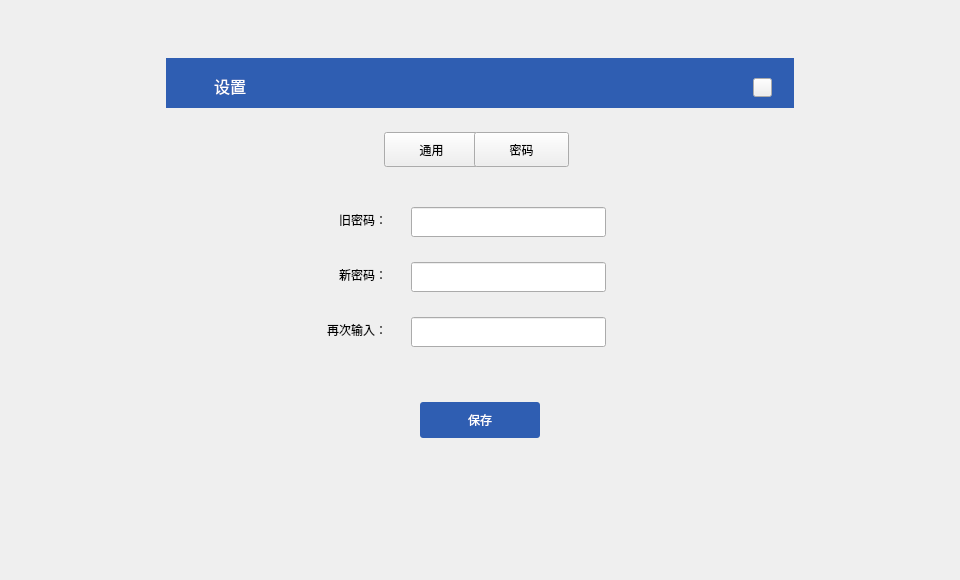
<?xml version="1.0" encoding="UTF-8"?>
<ui version="4.0">
 <class>SetDialog</class>
 <widget class="QDialog" name="SetDialog">
  <property name="geometry">
   <rect>
    <x>0</x>
    <y>0</y>
    <width>960</width>
    <height>580</height>
   </rect>
  </property>
  <property name="font">
   <font>
    <family>微软雅黑</family>
   </font>
  </property>
  <property name="windowTitle">
   <string>Dialog</string>
  </property>
  <property name="styleSheet">
   <string notr="true"/>
  </property>
  <widget class="QWidget" name="widget" native="true">
   <property name="geometry">
    <rect>
     <x>0</x>
     <y>0</y>
     <width>960</width>
     <height>580</height>
    </rect>
   </property>
   <widget class="QWidget" name="containerWidget" native="true">
    <property name="geometry">
     <rect>
      <x>166</x>
      <y>58</y>
      <width>628</width>
      <height>468</height>
     </rect>
    </property>
    <widget class="QLabel" name="label">
     <property name="geometry">
      <rect>
       <x>34</x>
       <y>17</y>
       <width>60</width>
       <height>21</height>
      </rect>
     </property>
     <property name="font">
      <font>
       <family>微软雅黑</family>
       <pointsize>12</pointsize>
       <weight>50</weight>
       <bold>false</bold>
      </font>
     </property>
     <property name="styleSheet">
      <string notr="true">color: rgb(255, 255, 255);</string>
     </property>
     <property name="text">
      <string>设置</string>
     </property>
     <property name="alignment">
      <set>Qt::AlignCenter</set>
     </property>
    </widget>
    <widget class="QToolButton" name="generalBtn">
     <property name="geometry">
      <rect>
       <x>218</x>
       <y>74</y>
       <width>95</width>
       <height>35</height>
      </rect>
     </property>
     <property name="font">
      <font>
       <family>微软雅黑</family>
       <weight>50</weight>
       <bold>false</bold>
      </font>
     </property>
     <property name="cursor">
      <cursorShape>PointingHandCursor</cursorShape>
     </property>
     <property name="styleSheet">
      <string notr="true"/>
     </property>
     <property name="text">
      <string>通用</string>
     </property>
    </widget>
    <widget class="QStackedWidget" name="stackedWidget">
     <property name="geometry">
      <rect>
       <x>0</x>
       <y>130</y>
       <width>628</width>
       <height>338</height>
      </rect>
     </property>
     <property name="currentIndex">
      <number>1</number>
     </property>
     <widget class="QWidget" name="page">
      <widget class="QToolButton" name="saveBtn">
       <property name="geometry">
        <rect>
         <x>254</x>
         <y>271</y>
         <width>120</width>
         <height>36</height>
        </rect>
       </property>
       <property name="font">
        <font>
         <family>微软雅黑</family>
        </font>
       </property>
       <property name="cursor">
        <cursorShape>PointingHandCursor</cursorShape>
       </property>
       <property name="focusPolicy">
        <enum>Qt::NoFocus</enum>
       </property>
       <property name="styleSheet">
        <string notr="true">QToolButton{background-color:rgb(47,94,178);color:#ffffff;border:none;border-radius:3px;}
QToolButton:hover{background-color:rgb(0, 26, 73);}
</string>
       </property>
       <property name="text">
        <string>保存</string>
       </property>
      </widget>
      <widget class="QLabel" name="label_2">
       <property name="geometry">
        <rect>
         <x>92</x>
         <y>19</y>
         <width>131</width>
         <height>31</height>
        </rect>
       </property>
       <property name="font">
        <font>
         <family>微软雅黑</family>
         <pointsize>9</pointsize>
        </font>
       </property>
       <property name="text">
        <string>钱包自动锁定时间</string>
       </property>
       <property name="alignment">
        <set>Qt::AlignRight|Qt::AlignTrailing|Qt::AlignVCenter</set>
       </property>
      </widget>
      <widget class="QComboBox" name="languageComboBox">
       <property name="geometry">
        <rect>
         <x>255</x>
         <y>108</y>
         <width>109</width>
         <height>22</height>
        </rect>
       </property>
       <property name="font">
        <font>
         <family>微软雅黑</family>
        </font>
       </property>
       <property name="focusPolicy">
        <enum>Qt::NoFocus</enum>
       </property>
       <property name="styleSheet">
        <string notr="true"/>
       </property>
       <item>
        <property name="text">
         <string>中文</string>
        </property>
       </item>
       <item>
        <property name="text">
         <string>English</string>
        </property>
       </item>
      </widget>
      <widget class="QCheckBox" name="nolockCheckBox">
       <property name="geometry">
        <rect>
         <x>420</x>
         <y>24</y>
         <width>101</width>
         <height>21</height>
        </rect>
       </property>
       <property name="font">
        <font>
         <family>微软雅黑</family>
         <pointsize>9</pointsize>
        </font>
       </property>
       <property name="cursor">
        <cursorShape>PointingHandCursor</cursorShape>
       </property>
       <property name="focusPolicy">
        <enum>Qt::NoFocus</enum>
       </property>
       <property name="text">
        <string>不锁定</string>
       </property>
      </widget>
      <widget class="QSpinBox" name="lockTimeSpinBox">
       <property name="geometry">
        <rect>
         <x>255</x>
         <y>19</y>
         <width>108</width>
         <height>30</height>
        </rect>
       </property>
       <property name="font">
        <font>
         <family>微软雅黑</family>
        </font>
       </property>
       <property name="focusPolicy">
        <enum>Qt::StrongFocus</enum>
       </property>
       <property name="styleSheet">
        <string notr="true">background-color: rgb(255, 255, 255);</string>
       </property>
       <property name="readOnly">
        <bool>false</bool>
       </property>
       <property name="minimum">
        <number>0</number>
       </property>
       <property name="maximum">
        <number>60</number>
       </property>
       <property name="value">
        <number>5</number>
       </property>
      </widget>
      <widget class="QLabel" name="label_6">
       <property name="geometry">
        <rect>
         <x>123</x>
         <y>109</y>
         <width>101</width>
         <height>20</height>
        </rect>
       </property>
       <property name="font">
        <font>
         <family>微软雅黑</family>
         <pointsize>9</pointsize>
        </font>
       </property>
       <property name="text">
        <string>界面语言</string>
       </property>
       <property name="alignment">
        <set>Qt::AlignRight|Qt::AlignTrailing|Qt::AlignVCenter</set>
       </property>
      </widget>
      <widget class="QLabel" name="label_3">
       <property name="geometry">
        <rect>
         <x>370</x>
         <y>26</y>
         <width>31</width>
         <height>16</height>
        </rect>
       </property>
       <property name="font">
        <font>
         <family>微软雅黑</family>
         <pointsize>10</pointsize>
        </font>
       </property>
       <property name="text">
        <string>min</string>
       </property>
      </widget>
      <widget class="QCheckBox" name="minimizeCheckBox">
       <property name="geometry">
        <rect>
         <x>255</x>
         <y>160</y>
         <width>171</width>
         <height>21</height>
        </rect>
       </property>
       <property name="font">
        <font>
         <family>微软雅黑</family>
         <pointsize>9</pointsize>
        </font>
       </property>
       <property name="cursor">
        <cursorShape>PointingHandCursor</cursorShape>
       </property>
       <property name="focusPolicy">
        <enum>Qt::NoFocus</enum>
       </property>
       <property name="text">
        <string>最小化托盘</string>
       </property>
      </widget>
      <widget class="QCheckBox" name="closeCheckBox">
       <property name="geometry">
        <rect>
         <x>255</x>
         <y>190</y>
         <width>211</width>
         <height>21</height>
        </rect>
       </property>
       <property name="font">
        <font>
         <family>微软雅黑</family>
         <pointsize>9</pointsize>
        </font>
       </property>
       <property name="cursor">
        <cursorShape>PointingHandCursor</cursorShape>
       </property>
       <property name="focusPolicy">
        <enum>Qt::NoFocus</enum>
       </property>
       <property name="text">
        <string>点击关闭按钮最小化</string>
       </property>
      </widget>
      <widget class="QCheckBox" name="resyncCheckBox">
       <property name="geometry">
        <rect>
         <x>255</x>
         <y>220</y>
         <width>211</width>
         <height>21</height>
        </rect>
       </property>
       <property name="font">
        <font>
         <family>微软雅黑</family>
         <pointsize>9</pointsize>
        </font>
       </property>
       <property name="cursor">
        <cursorShape>PointingHandCursor</cursorShape>
       </property>
       <property name="focusPolicy">
        <enum>Qt::NoFocus</enum>
       </property>
       <property name="text">
        <string>下次启动时以修复模式启动</string>
       </property>
      </widget>
      <widget class="QLabel" name="label_4">
       <property name="geometry">
        <rect>
         <x>92</x>
         <y>64</y>
         <width>131</width>
         <height>31</height>
        </rect>
       </property>
       <property name="font">
        <font>
         <family>微软雅黑</family>
         <pointsize>9</pointsize>
        </font>
       </property>
       <property name="text">
        <string>转账手续费</string>
       </property>
       <property name="alignment">
        <set>Qt::AlignRight|Qt::AlignTrailing|Qt::AlignVCenter</set>
       </property>
      </widget>
      <widget class="QLabel" name="unitLabel2">
       <property name="geometry">
        <rect>
         <x>463</x>
         <y>71</y>
         <width>150</width>
         <height>16</height>
        </rect>
       </property>
       <property name="font">
        <font>
         <family>微软雅黑</family>
        </font>
       </property>
       <property name="styleSheet">
        <string notr="true"/>
       </property>
       <property name="text">
        <string>CTC</string>
       </property>
      </widget>
      <widget class="QLineEdit" name="feeLineEdit">
       <property name="geometry">
        <rect>
         <x>255</x>
         <y>64</y>
         <width>200</width>
         <height>30</height>
        </rect>
       </property>
       <property name="cursor">
        <cursorShape>IBeamCursor</cursorShape>
       </property>
       <property name="contextMenuPolicy">
        <enum>Qt::DefaultContextMenu</enum>
       </property>
       <property name="text">
        <string>0.00001</string>
       </property>
       <property name="maxLength">
        <number>20</number>
       </property>
       <property name="readOnly">
        <bool>false</bool>
       </property>
      </widget>
     </widget>
     <widget class="QWidget" name="page_2">
      <widget class="QLineEdit" name="newPwdLineEdit">
       <property name="geometry">
        <rect>
         <x>245</x>
         <y>74</y>
         <width>195</width>
         <height>30</height>
        </rect>
       </property>
       <property name="font">
        <font>
         <family>微软雅黑</family>
        </font>
       </property>
       <property name="contextMenuPolicy">
        <enum>Qt::DefaultContextMenu</enum>
       </property>
       <property name="echoMode">
        <enum>QLineEdit::Password</enum>
       </property>
      </widget>
      <widget class="QLineEdit" name="confirmPwdLineEdit">
       <property name="geometry">
        <rect>
         <x>245</x>
         <y>129</y>
         <width>195</width>
         <height>30</height>
        </rect>
       </property>
       <property name="font">
        <font>
         <family>微软雅黑</family>
        </font>
       </property>
       <property name="contextMenuPolicy">
        <enum>Qt::DefaultContextMenu</enum>
       </property>
       <property name="echoMode">
        <enum>QLineEdit::Password</enum>
       </property>
      </widget>
      <widget class="QToolButton" name="confirmBtn">
       <property name="geometry">
        <rect>
         <x>254</x>
         <y>214</y>
         <width>120</width>
         <height>36</height>
        </rect>
       </property>
       <property name="font">
        <font/>
       </property>
       <property name="cursor">
        <cursorShape>PointingHandCursor</cursorShape>
       </property>
       <property name="focusPolicy">
        <enum>Qt::NoFocus</enum>
       </property>
       <property name="styleSheet">
        <string notr="true">QToolButton{background-color:rgb(47,94,178);color:#ffffff;border:none;border-radius:3px;}
QToolButton:hover{background-color:rgb(0, 26, 73);}
QToolButton:disabled{background-color:#cecece;}</string>
       </property>
       <property name="text">
        <string>保存</string>
       </property>
      </widget>
      <widget class="QLabel" name="label_7">
       <property name="geometry">
        <rect>
         <x>160</x>
         <y>134</y>
         <width>61</width>
         <height>16</height>
        </rect>
       </property>
       <property name="font">
        <font>
         <family>微软雅黑</family>
         <stylestrategy>PreferDefault</stylestrategy>
        </font>
       </property>
       <property name="text">
        <string>再次输入：</string>
       </property>
       <property name="alignment">
        <set>Qt::AlignRight|Qt::AlignTrailing|Qt::AlignVCenter</set>
       </property>
      </widget>
      <widget class="QLabel" name="tipLabel3">
       <property name="geometry">
        <rect>
         <x>450</x>
         <y>24</y>
         <width>151</width>
         <height>16</height>
        </rect>
       </property>
       <property name="styleSheet">
        <string notr="true">color: rgb(255, 0, 0);</string>
       </property>
       <property name="text">
        <string/>
       </property>
      </widget>
      <widget class="QLabel" name="label_8">
       <property name="geometry">
        <rect>
         <x>160</x>
         <y>24</y>
         <width>61</width>
         <height>16</height>
        </rect>
       </property>
       <property name="font">
        <font>
         <family>微软雅黑</family>
         <stylestrategy>PreferDefault</stylestrategy>
        </font>
       </property>
       <property name="text">
        <string>旧密码：</string>
       </property>
       <property name="alignment">
        <set>Qt::AlignRight|Qt::AlignTrailing|Qt::AlignVCenter</set>
       </property>
      </widget>
      <widget class="QLabel" name="tipLabel2">
       <property name="geometry">
        <rect>
         <x>450</x>
         <y>134</y>
         <width>151</width>
         <height>16</height>
        </rect>
       </property>
       <property name="styleSheet">
        <string notr="true">color: rgb(255, 0, 0);</string>
       </property>
       <property name="text">
        <string/>
       </property>
      </widget>
      <widget class="QLabel" name="label_9">
       <property name="geometry">
        <rect>
         <x>160</x>
         <y>79</y>
         <width>61</width>
         <height>16</height>
        </rect>
       </property>
       <property name="font">
        <font>
         <family>微软雅黑</family>
         <stylestrategy>PreferDefault</stylestrategy>
        </font>
       </property>
       <property name="text">
        <string>新密码：</string>
       </property>
       <property name="alignment">
        <set>Qt::AlignRight|Qt::AlignTrailing|Qt::AlignVCenter</set>
       </property>
      </widget>
      <widget class="QLabel" name="tipLabel">
       <property name="geometry">
        <rect>
         <x>450</x>
         <y>79</y>
         <width>151</width>
         <height>16</height>
        </rect>
       </property>
       <property name="styleSheet">
        <string notr="true">color: rgb(255, 0, 0);</string>
       </property>
       <property name="text">
        <string/>
       </property>
      </widget>
      <widget class="QLineEdit" name="oldPwdLineEdit">
       <property name="geometry">
        <rect>
         <x>245</x>
         <y>19</y>
         <width>195</width>
         <height>30</height>
        </rect>
       </property>
       <property name="font">
        <font>
         <family>微软雅黑</family>
        </font>
       </property>
       <property name="contextMenuPolicy">
        <enum>Qt::DefaultContextMenu</enum>
       </property>
       <property name="echoMode">
        <enum>QLineEdit::Password</enum>
       </property>
      </widget>
     </widget>
    </widget>
    <widget class="QToolButton" name="closeBtn">
     <property name="geometry">
      <rect>
       <x>587</x>
       <y>20</y>
       <width>19</width>
       <height>19</height>
      </rect>
     </property>
     <property name="cursor">
      <cursorShape>PointingHandCursor</cursorShape>
     </property>
     <property name="focusPolicy">
      <enum>Qt::NoFocus</enum>
     </property>
     <property name="text">
      <string/>
     </property>
    </widget>
    <widget class="QToolButton" name="safeBtn">
     <property name="geometry">
      <rect>
       <x>308</x>
       <y>74</y>
       <width>95</width>
       <height>35</height>
      </rect>
     </property>
     <property name="font">
      <font>
       <weight>50</weight>
       <bold>false</bold>
      </font>
     </property>
     <property name="cursor">
      <cursorShape>PointingHandCursor</cursorShape>
     </property>
     <property name="styleSheet">
      <string notr="true"/>
     </property>
     <property name="text">
      <string>密码</string>
     </property>
    </widget>
    <widget class="QLabel" name="titleLabel">
     <property name="geometry">
      <rect>
       <x>0</x>
       <y>0</y>
       <width>628</width>
       <height>50</height>
      </rect>
     </property>
     <property name="styleSheet">
      <string notr="true">background-color: rgb(47,94,178);</string>
     </property>
     <property name="text">
      <string/>
     </property>
    </widget>
    <zorder>titleLabel</zorder>
    <zorder>label</zorder>
    <zorder>generalBtn</zorder>
    <zorder>stackedWidget</zorder>
    <zorder>closeBtn</zorder>
    <zorder>safeBtn</zorder>
   </widget>
  </widget>
 </widget>
 <tabstops>
  <tabstop>oldPwdLineEdit</tabstop>
  <tabstop>newPwdLineEdit</tabstop>
  <tabstop>confirmPwdLineEdit</tabstop>
  <tabstop>lockTimeSpinBox</tabstop>
  <tabstop>generalBtn</tabstop>
  <tabstop>safeBtn</tabstop>
 </tabstops>
 <resources/>
 <connections/>
</ui>
